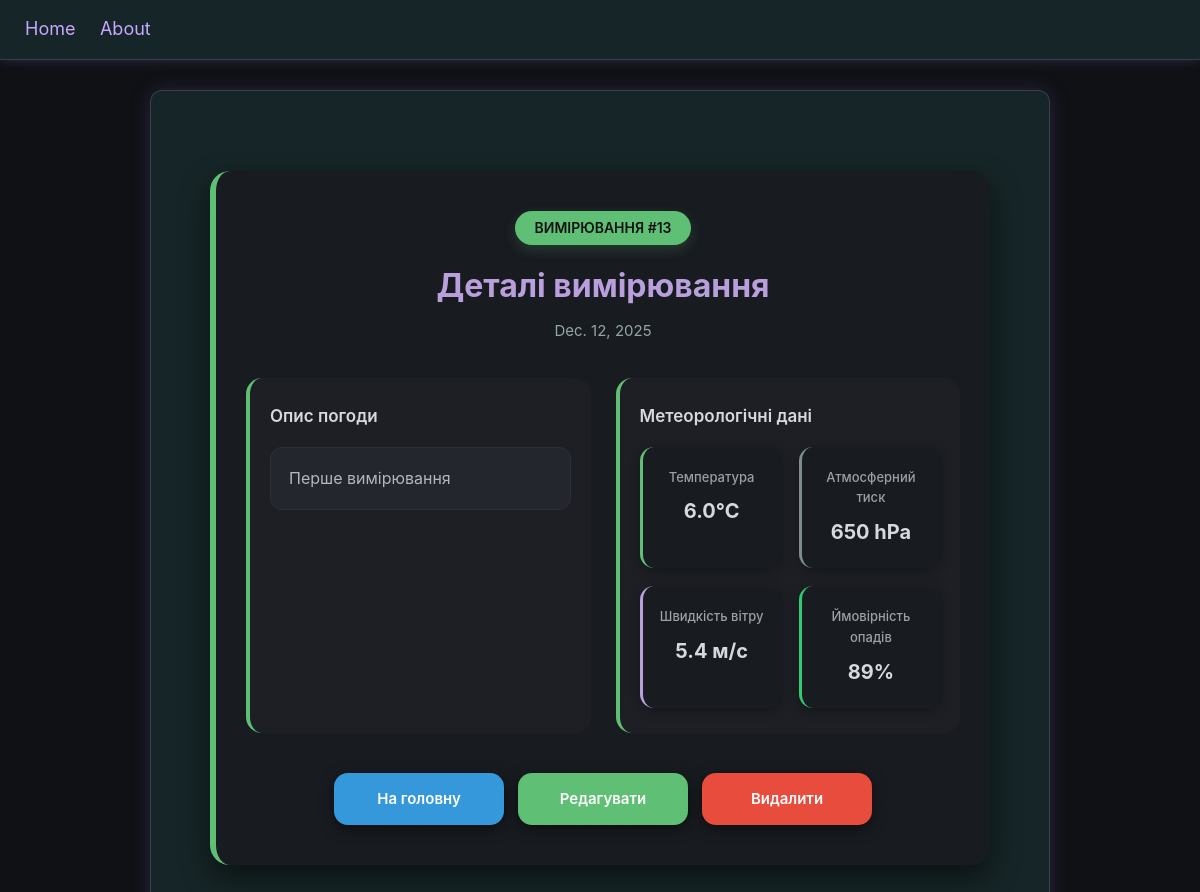
The page /post/13/ on the database its author committed.
### posts/models.py (models this page shows)
class Post(models.Model):
    text = models.TextField()
    data = models.DateField(default=timezone.now)
    temperature = models.FloatField(default=0.0)
    pressure = models.IntegerField(default=0)
    wind_speed = models.FloatField(default=0)
    precipitation_probability = models.IntegerField(default=0)

### posts/views.py (the view)
# urls.py: path("post/<int:pk>/", PostDetailView.as_view(), name="post_detail"),
class PostDetailView(DetailView):
    model=Post
    template_name="post_detail.html"

### templates/post_detail.html (shortened to what this page needs)
{% extends "base.html" %}
{% block content %}
<div class="detail-container">
    <div class="detail-card">
        <div class="detail-header">
            <div class="measurement-id">ВИМІРЮВАННЯ #{{ post.id }}</div>
            <h2>Деталі вимірювання</h2>
            <div class="measurement-date">{{ post.data }}</div>
        </div>
        <div class="info-grid">
            <div class="info-card description">
                <h3>Опис погоди</h3>
                <div class="description-text">{{ post.text }}</div>
            </div>
            <div class="info-card weather">
                <h3>Метеорологічні дані</h3>
                <div class="weather-metrics">
                    <div class="metric temperature">
                        <div class="metric-label">Температура</div>
                        <div class="metric-value">{{ post.temperature }}°C</div>
                    </div>
                    <div class="metric pressure">
                        <div class="metric-label">Атмосферний тиск</div>
                        <div class="metric-value">{{ post.pressure }} hPa</div>
                    </div>
                    <div class="metric wind">
                        <div class="metric-label">Швидкість вітру</div>
                        <div class="metric-value">{{ post.wind_speed }} м/с</div>
                    </div>
                    <div class="metric precipitation">
                        <div class="metric-label">Ймовірність опадів</div>
                        <div class="metric-value">{{ post.precipitation_probability }}%</div>
                    </div>
                </div>
            </div>
        </div>
        <div class="actions">
            <a href="{% url 'home' %}" class="action-btn home">На головну</a>
            <a href="{% url 'post_edit' post.pk %}" class="action-btn edit">Редагувати</a>
            <a href="{% url 'post_delete' post.pk %}" class="action-btn delete">Видалити</a>
        </div>
    </div>
</div>
{% endblock content %}

### templates/base.html (style rules this page uses)
body { font-family: Arial, sans-serif; margin: 0; padding: 0; line-height: 1.6; background: #0d1b1e; color: #e6e6e6; }

### templates/post_detail.html (style rules this page uses)
* { margin: 0; padding: 0; box-sizing: border-box; font-family: 'Inter', sans-serif; }
body { background: #0f1115; color: #d8d8e0; }
.detail-container { min-height: calc(100vh - 100px); padding: 50px 20px; }
.detail-card { background: #181b20; max-width: 780px; margin: 0 auto; border-radius: 20px; padding: 40px 30px; border-left: 6px solid #5fbf74; box-shadow: 0 12px 28px rgba(0,0,0,0.5); animation: fadeIn 0.6s ease; }
.detail-header { text-align: center; margin-bottom: 35px; }
.measurement-id { display: inline-block; background: #5fbf74; color: #0f1115; padding: 6px 20px; border-radius: 50px; font-size: 14px; font-weight: 600; margin-bottom: 15px; box-shadow: 0 5px 14px rgba(95,191,116,0.2); }
.detail-header h2 { font-size: 32px; font-weight: 700; color: #b99fdc; margin-bottom: 8px; }
.measurement-date { font-size: 15px; color: #95a5a6; margin-top: 8px; }
.info-grid { display: grid; grid-template-columns: repeat(auto-fit, minmax(300px, 1fr)); gap: 25px; margin-bottom: 40px; }
.info-card { background: #1d1f25; border-radius: 16px; padding: 25px 20px; border-left: 4px solid #5fbf74; transition: all 0.35s; }
.info-card h3 { font-size: 17px; font-weight: 600; color: #d8d8e0; margin-bottom: 16px; }
.description-text { background: #23262d; padding: 18px; border-radius: 12px; line-height: 1.6; color: #b5b5be; border: 1px solid #2c2f36; }
.weather-metrics { display: grid; grid-template-columns: repeat(auto-fit, minmax(130px, 1fr)); gap: 18px; }
.metric { text-align: center; padding: 20px 14px; background: #181b20; border-radius: 14px; box-shadow: 0 3px 12px rgba(0,0,0,0.3); transition: transform 0.3s, box-shadow 0.3s; }
.metric-label { font-size: 13px; color: #9aa0a6; margin-bottom: 8px; font-weight: 500; }
.metric-value { font-size: 20px; font-weight: 700; color: #d8d8e0; }
.metric.temperature { border-left: 3px solid #5fbf74; }
.metric.pressure { border-left: 3px solid #7f8c8d; }
.metric.wind { border-left: 3px solid #b99fdc; }
.metric.precipitation { border-left: 3px solid #2ecc71; }
.actions { display: flex; gap: 14px; margin-top: 35px; justify-content: center; flex-wrap: wrap; }
.action-btn { padding: 14px 30px; border-radius: 14px; font-weight: 600; font-size: 15px; text-decoration: none; display: flex; justify-content: center; align-items: center; gap: 8px; transition: all 0.3s; min-width: 170px; box-shadow: 0 4px 14px rgba(0,0,0,0.5); color: #fff; }
.action-btn.home { background: #3498db; }
.action-btn.edit { background: #5fbf74; }
.action-btn.delete { background: #e74c3c; }

### rows shown on the page
Post: id "13", data "Dec. 12, 2025", text "Перше вимірювання", temperature "6.0", pressure "650", wind_speed "5.4", precipitation_probability "89"
